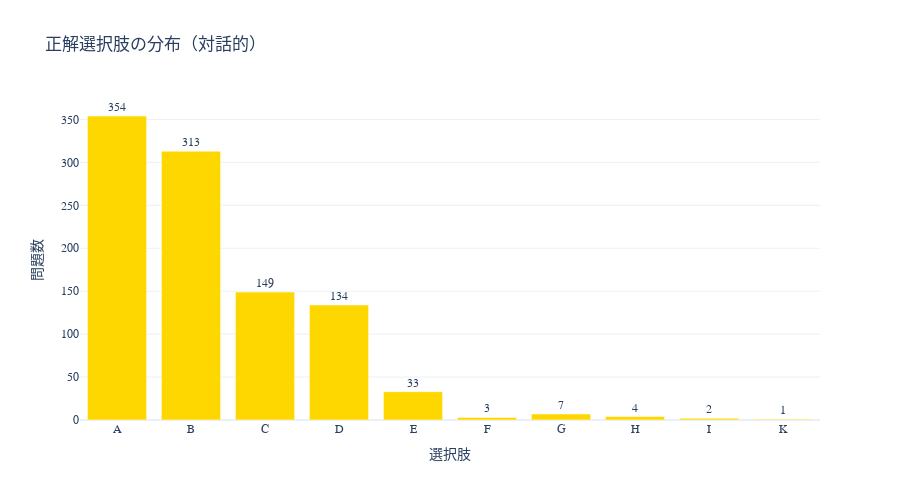

The notebook cell saved with this chart:
### Code cell
# Correct Answer Distribution Analysis
print("📊 正しい回答の分布分析...")

# 正解選択肢の分布を分析
if len(df_analysis) > 0:
    correct_answer_counts = df_analysis['correct_letter'].value_counts().sort_index()
    
    print(f"\n📈 正解選択肢の分布:")
    for choice, count in correct_answer_counts.items():
        print(f"  {choice}: {count} 問 ({count/len(df_analysis)*100:.1f}%)")
    
    # 正解選択肢のヒストグラム
    fig, ax = plt.subplots(figsize=(10, 6))
    correct_answer_counts.plot(kind='bar', ax=ax, color='gold', alpha=0.7, edgecolor='black', linewidth=1)
    ax.set_title('正解選択肢の分布', fontsize=14, fontweight='bold')
    ax.set_xlabel('選択肢')
    ax.set_ylabel('問題数')
    ax.tick_params(axis='x', rotation=0)
    
    # 各バーの上に値を表示
    for i, v in enumerate(correct_answer_counts.values):
        ax.text(i, v + 0.5, str(v), ha='center', va='bottom', fontweight='bold')
    
    plt.grid(axis='y', alpha=0.3)
    plt.tight_layout()
    plt.show()
    
    # Plotlyでの対話的な可視化
    fig_correct = go.Figure(data=[
        go.Bar(
            x=list(correct_answer_counts.index), 
            y=list(correct_answer_counts.values),
            marker_color='gold',
            text=list(correct_answer_counts.values),
            textposition='outside',
            name='正解選択肢'
        )
    ])
    
    fig_correct.update_layout(
        title='正解選択肢の分布（対話的）',
        xaxis_title='選択肢',
        yaxis_title='問題数',
        height=500,
        showlegend=False
    )
    
    fig_correct.show()
    
    # 正解選択肢の偏りを統計的に評価
    from scipy.stats import chisquare
    
    expected_uniform = len(df_analysis) / len(correct_answer_counts)
    chi2_stat, p_value = chisquare(correct_answer_counts.values)
    
    print(f"\n🔍 正解選択肢の偏り分析:")
    print(f"- 均等分布の期待値: {expected_uniform:.1f} 問/選択肢")
    print(f"- カイ二乗統計量: {chi2_stat:.3f}")
    print(f"- p値: {p_value:.3f}")
    
    if p_value < 0.05:
        print("- 結果: 正解選択肢に有意な偏りがあります (p < 0.05)")
    else:
        print("- 結果: 正解選択肢の分布に有意な偏りは見られません")
    
    # 最も多い/少ない正解選択肢
    max_choice = correct_answer_counts.idxmax()
    min_choice = correct_answer_counts.idxmin()
    print(f"- 最頻出正解選択肢: {max_choice} ({correct_answer_counts[max_choice]}問)")
    print(f"- 最少正解選択肢: {min_choice} ({correct_answer_counts[min_choice]}問)")
    
else:
    print("❌ 分析対象のデータがありません。")

### Figure 1 — Plotly figure (JSON) as saved in the notebook; plotly's stock layout.template omitted (floating-point values rounded to 4 significant figures)
{"data": [{"marker": {"color": "gold"}, "name": "正解選択肢", "text": ["354", "313", "149", "134", "33", "3", "7", "4", "2", "1"], "textposition": "outside", "type": "bar", "x": ["A", "B", "C", "D", "E", "F", "G", "H", "I", "K"], "y": [354, 313, 149, 134, 33, 3, 7, 4, 2, 1]}], "layout": {"height": 500, "showlegend": false, "title": {"text": "正解選択肢の分布（対話的）"}, "xaxis": {"title": {"text": "選択肢"}}, "yaxis": {"title": {"text": "問題数"}}}}
